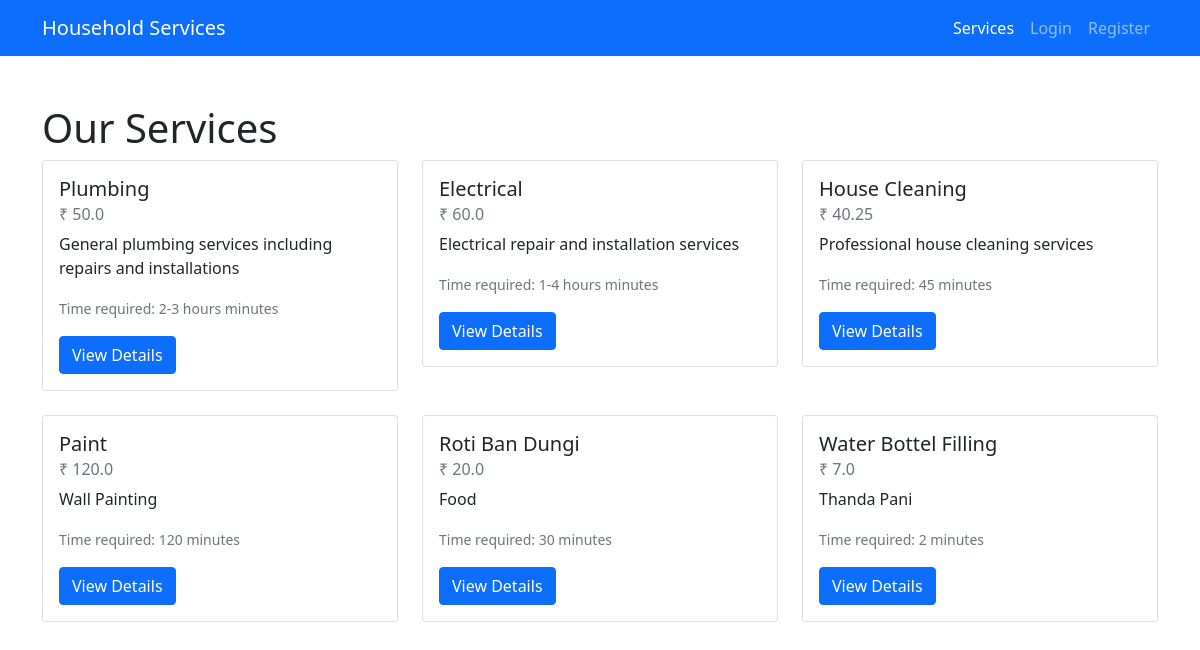
Page /services on the earlier database version.
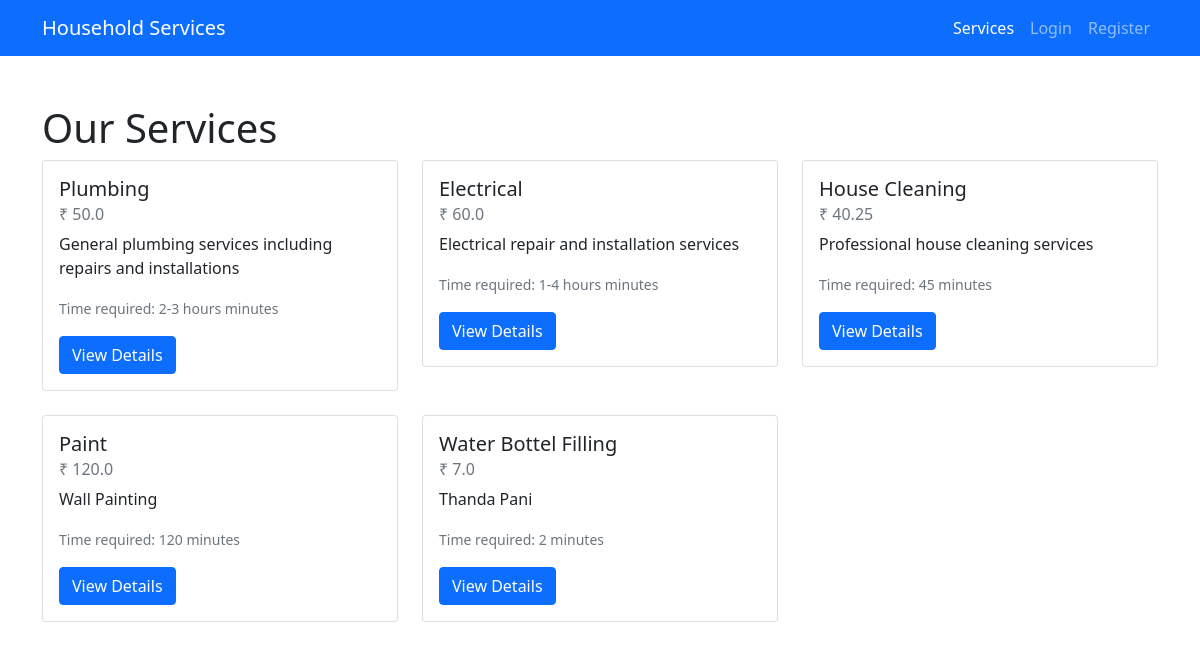
Same page on the later database version.
### models.py (models this page shows)
class Service(db.Model):
    __tablename__ = 'service'
    id = db.Column(db.Integer, primary_key=True)
    name = db.Column(db.String(100), nullable=False)
    price = db.Column(db.Float, nullable=False)
    description = db.Column(db.Text)
    time_required = db.Column(db.String(50))
    category = db.Column(db.String(50))
    image_url = db.Column(db.String(200))  # For service images
    is_active = db.Column(db.Boolean, default=True)  # To temporarily disable services
    created_at = db.Column(db.DateTime, default=datetime.utcnow)
    min_experience_required = db.Column(db.Integer, default=0)
    availability = db.Column(db.String(50), default='24/7')

### app.py (the view)
@app.route('/services')
def services():
    services = Service.query.all()
    return render_template('services.html', services=services)

### templates/services.html (shortened to what this page needs)
<!DOCTYPE html>
<html lang="en">
<head>
  <link rel="stylesheet" href="https://cdn.jsdelivr.net/npm/bootstrap@5.1.3/dist/css/bootstrap.min.css">
</head>
<body>
  <nav class="navbar navbar-expand-lg navbar-dark bg-primary">
    <div class="container">
      <a class="navbar-brand" href="{{ url_for('index') }}">Household Services</a>
      <div class="collapse navbar-collapse" id="navbarNav">
        <ul class="navbar-nav ms-auto">
          <li class="nav-item">
            <a class="nav-link active" href="{{ url_for('services') }}">Services</a>
          </li>
          {% if current_user.is_authenticated %}
            <li class="nav-item">
              <a class="nav-link" href="{{ url_for('dashboard') }}">Dashboard</a>
            </li>
            <li class="nav-item">
              <a class="nav-link" href="{{ url_for('logout') }}">Logout</a>
            </li>
          {% else %}
            <li class="nav-item">
              <a class="nav-link" href="{{ url_for('login') }}">Login</a>
            </li>
            <li class="nav-item">
              <a class="nav-link" href="{{ url_for('register') }}">Register</a>
            </li>
          {% endif %}
        </ul>
      </div>
    </div>
  </nav>
  <div class="container my-5">
    <h1>Our Services</h1>
    <div class="row">
      {% for service in services %}
        <div class="col-md-4 mb-4">
          <div class="card">
            <div class="card-body">
              <h5 class="card-title">{{ service.name }}</h5>
              <h6 class="card-subtitle mb-2 text-muted">₹ {{ service.price }}</h6>
              <p class="card-text">{{ service.description }}</p>
              <p class="card-text"><small class="text-muted">Time required: {{ service.time_required }} minutes</small></p>
              <a href="{{ url_for('service', service_id=service.id) }}" class="btn btn-primary">View Details</a>
            </div>
          </div>
        </div>
      {% endfor %}
    </div>
  </div>
</body>
</html>

Differences in the rows shown:
removed Service: name "Roti Ban Dungi", price "20.0", description "Food", time_required "30"
